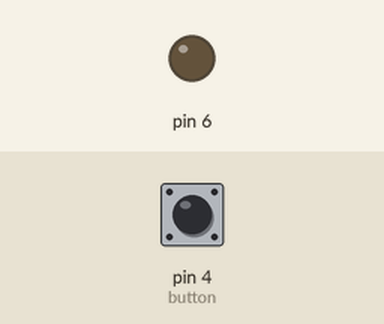
Recording of a sketch running on a simulated Arduino Uno, built with avr-gcc and run on an emulated ATmega328P. Parts: output pins drawn as LEDs (lit = HIGH). Dashed ring = blinking. The inputs (shaded band) are chosen by the test bench; at power-on: pin 4 (button) LOW.

Above: at 1.2 s.
1.3 s: pin 4 (button) pulled HIGH for 1 s
At 1.55 s:
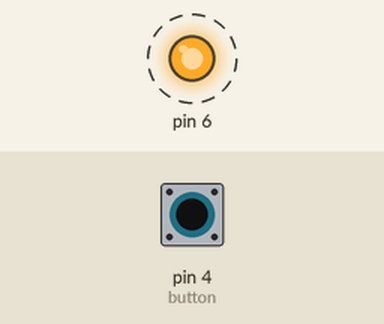
4.3 s: pin 4 (button) pulled HIGH for 3.2 s
At 8.5 s:
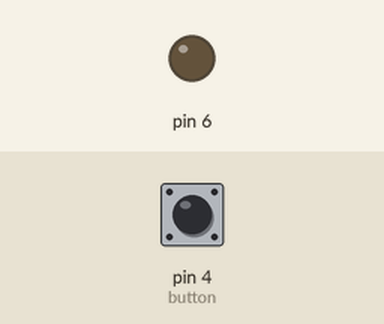
Timing chart, 0 to 10.0 s (numbered marks = the images above; inputs shaded):
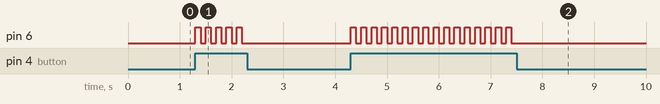

Measured:
- after the input at 1.3 s, pin 6: alternates HIGH for 0.10 s and LOW for 0.10 s, 10 changes in all, then stays LOW, starting at once
- after the input at 4.3 s, pin 6: alternates HIGH for 0.10 s and LOW for 0.10 s, 32 changes in all, then stays LOW, starting at once

The sketch:

10.OOP.ino
```cpp
/*
  Author:

  Learning Intention:
  The students will learn about the Object Oriented Paradigm and build their own
  classes and objects to manage hardware components.

  Success Criteria:
    1.  I understand what classes and objects are (blueprint vs instance)
    2.  I can create a class with private properties, public methods and a constructor
    3.  I understand the difference between public and private (encapsulation)
    4.  I can create multiple instances of my class to manage identical hardware

  Hardware (Grove cables to the base shield):
    LED module -> D6, plus the built-in LED on pin 13 as your second instance.
    Optional: Button module -> D4 or the ultrasonic sensor -> D2 for your own class.

  Documentation:
    https://www.youtube.com/watch?v=S_uaROFnWSg
    https://youtu.be/cUVryWbVkXk
*/

class Led {
  private:
    int pin;          // properties: data each Led remembers
    bool isOn;

  public:
    Led(int ledPin) {  // constructor: runs when an object is created
      pin = ledPin;
      isOn = false;
    }

    void begin() {
      pinMode(pin, OUTPUT);
      digitalWrite(pin, LOW);
    }

    void turnOn() {    // methods: things every Led can do
      digitalWrite(pin, HIGH);
      isOn = true;
    }

    void turnOff() {
      digitalWrite(pin, LOW);
      isOn = false;
    }

    void toggle() {
      if (isOn) {
        turnOff();
      } else {
        turnOn();
      }
    }
};

class Button {
  private:
    int pin;

  public:
    Button(int buttonPin) {
      pin = buttonPin;
    }
    void begin() {
      pinMode(pin, INPUT);
      digitalWrite(pin, LOW);
    }
    bool isPressed(){
      if (digitalRead(pin)){
        return true;
      }
      return false;
    }

};

Led led(6);    // the Grove LED module on D6
Button button(4);

void setup() {
  led.begin();
  button.begin();

  Serial.begin(115200);
}

void loop() {
  if (button.isPressed()) {
    led.toggle();
  }

  delay(100);
}
```
